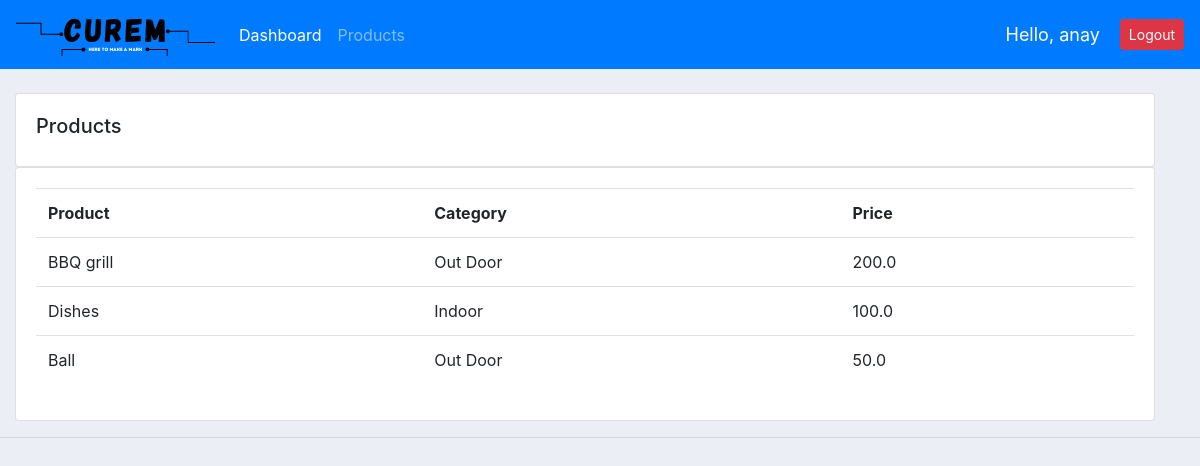
Screenshot of /products/ (signed in) with the database file from the repository.
### accounts/models.py (models this page shows, shortened)
class Product(models.Model):
    CATEGORY = (
			('Indoor', 'Indoor'),
			('Out Door', 'Out Door'),
			)
    name = models.CharField(max_length=200, null=True)
    price= models.FloatField(null=True)
    category = models.CharField(max_length=200, null=True, choices=CATEGORY)
    description = models.CharField(max_length=500, null=True, blank=True)
    date_created = models.DateTimeField(auto_now_add=True, null=True)
    tags = models.ManyToManyField(Tag)

### accounts/decorators.py (the view)
        def wrapper_func(request, *args, **kwargs):
            group = None
            if request.user.groups.exists():
                group = request.user.groups.all()[0].name
            if group in allowed_roles:
                return view_fumc(request, *args, **kwargs)
            else:
                return HttpResponse("Not Authorized!")

### accounts/views.py (called while the page is built)
@login_required(login_url='login')
@allowed_users(allowed_roles=['admin'])
def products(request):
    products = Product.objects.all()
    return render(request, 'accounts/products.html', {'products':products})

### accounts/templates/accounts/products.html
{% extends 'accounts/main.html'%} {% block content %}
<br />
<div class="row container-fluid">
  <div class="col-md">
    <div class="card card-body">
      <h5>Products</h5>
    </div>
    <div class="card card-body">
      <table class="table">
        <tr>
          <th>Product</th>
          <th>Category</th>
          <th>Price</th>
        </tr>
        {% for i in products %}
        <tr>
          <td>{{i.name}}</td>
          <td>{{i.category}}</td>
          <td>{{i.price}}</td>
        </tr>
        {% endfor %}
      </table>
    </div>
  </div>
</div>
{% endblock %}

### accounts/templates/accounts/navbar.html (shortened to what this page needs)
{% load static %}
<nav class="navbar navbar-expand-lg navbar-dark bg-primary">
  <a class="navbar-brand" href="{% url 'home' %}">
    <img src="{% static 'images/logo.png' %}" />
  </a>
  <div class="collapse navbar-collapse" id="navbarNavAltMarkup">
    <ul class="navbar-nav">
      {% if request.user.is_staff %}
      <li class="nav-item active">
        <a class="nav-link" href="{% url 'home' %}">Dashboard</a>
      </li>
      <li class="nav-item">
        <a class="nav-link" href="{% url 'products' %}">Products</a>
      </li>
      {% else %}
      <li class="nav-item">
        <a class="nav-link" href="{% url 'account' %}">Settings</a>
      </li>
      {% endif %}
    </ul>
  </div>
  <span id="hello-msg">Hello, {{request.user}}</span>
  <span
    ><a href="{% url 'logout' %}" class="btn btn-sm btn-danger">Logout</a></span
  >
</nav>

### static/css/main.css (style rules this page uses)
body { background-color: #ebeff5; }

### accounts/templates/accounts/navbar.html (style rules this page uses)
#hello-msg { color: #fff; font-size: 18px; margin-right: 20px; }

### rows the page displays
Product: name "BBQ grill", category "Out Door", price "200.0"
Product: name "Dishes", category "Indoor", price "100.0"
Product: name "Ball", category "Out Door", price "50.0"

### other values shown
{{ request.user }} "anay"
